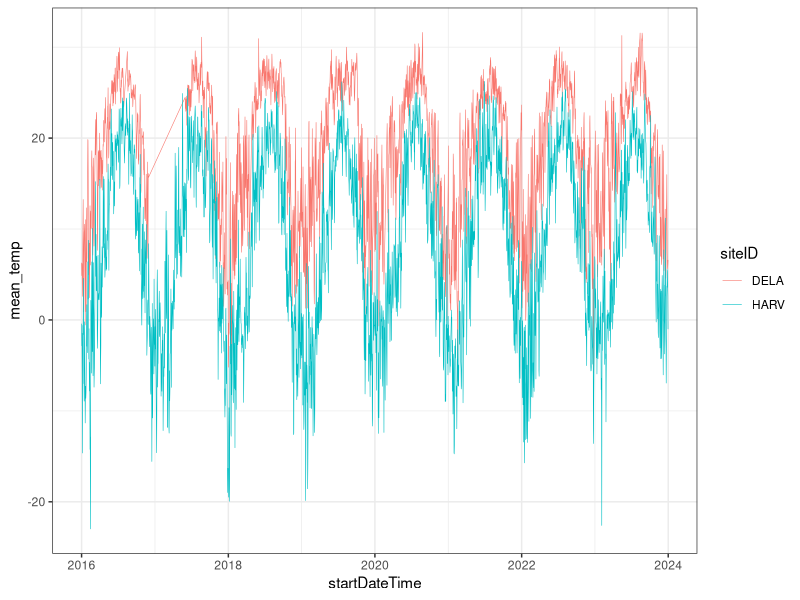
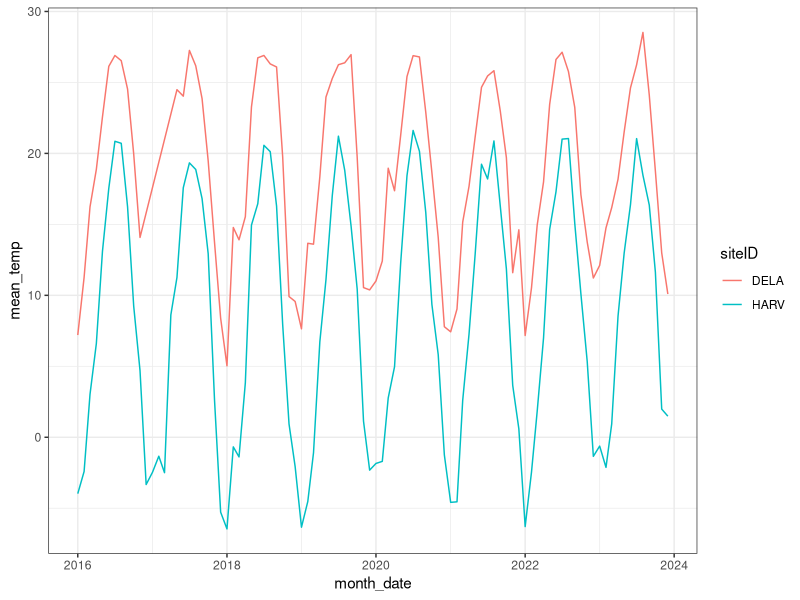
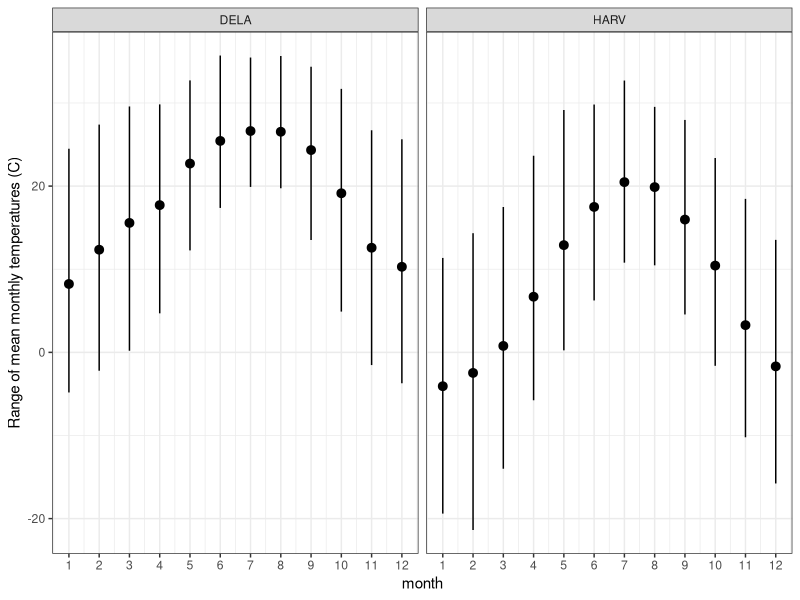
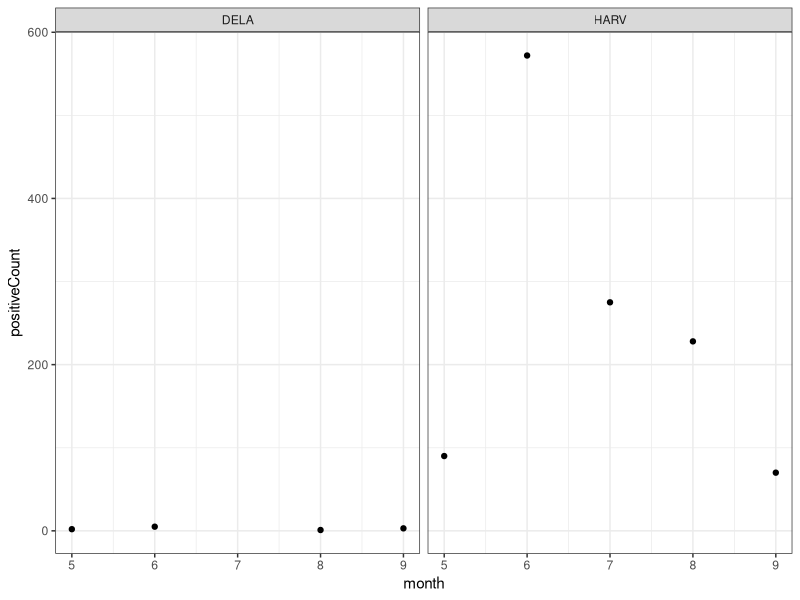

Write R code to recreate these figures, in order.
## ---- chunk 1

#install.packages("tidyverse")
#install.packages("here")

library(tidyverse)
library(here)

## ---- chunk 2

# Import Data

daily_temperature_data <- read_csv(here("data","processed","daily_temp_data.csv"))

monthly_temperature_data <- read_csv(here("data", "processed", "monthly_temp_data.csv"))

## ---- chunk 3

monthly_temperature_data <- monthly_temperature_data %>% 
  mutate(month_date = make_date(year, month))

## ---- chunk 4

ggplot(
  data = daily_temperature_data,
  aes(
    x = startDateTime, 
    y = mean_temp,
    color = siteID) 
  ) +
  geom_line(size = 0.2) +
theme_bw()

## ---- chunk 5

ggplot(
  data = monthly_temperature_data,
  aes(
    x = month_date, 
    y = mean_temp,
    color = siteID) 
  ) +
  geom_line(size = 0.5) +
theme_bw()

## ---- chunk 6

# Summarize and group monthly temperature data

monthly_temp_range <- monthly_temperature_data |>
  group_by(siteID, month) |>
  summarize(
    mean = mean(mean_temp, na.rm = TRUE),
    max = mean(max_temp, na.rm = TRUE),
    min = mean(min_temp, na.rm = TRUE)
  )

ggplot(
  monthly_temp_range,
  aes(
    x = month,
    y = mean
  )) +
geom_pointrange(
  aes(
    ymin = min,
    ymax = max
  )
) +
  facet_wrap(~siteID) +
  labs(y = "Range of mean monthly temperatures (C)") +
  scale_x_continuous(limits = c(1, 12),
                     breaks = seq(1, 12, 1)) +
  theme_bw()

## ---- chunk 7

pathogen_status_data <- read_csv(here("data","processed","pathogen_status_data.csv"))

## ---- chunk 8

positive_pathogen <- pathogen_status_data %>% 
  filter(testResult == "Positive")

#confusion on what "HardTick DNA Quality" in the "testPathogenName" column means and wondering if we can filter it out since it doesn't seem like that is a pathogen

# KF: Yes, I think you want to omit it; it is a quality control indicator column

## ---- chunk 9

# Tick Count Graph

daily_positive_pathogen <- positive_pathogen |>
  mutate(
    month = month(collectDate)
  ) |>
  group_by(siteID, month) |>
  summarize(
    positiveCount = n()
  )

ggplot(
  data = daily_positive_pathogen,
  aes(
    x = month, 
    y = positiveCount) 
  ) +
  geom_point() +
  facet_wrap(~siteID) +
theme_bw()
